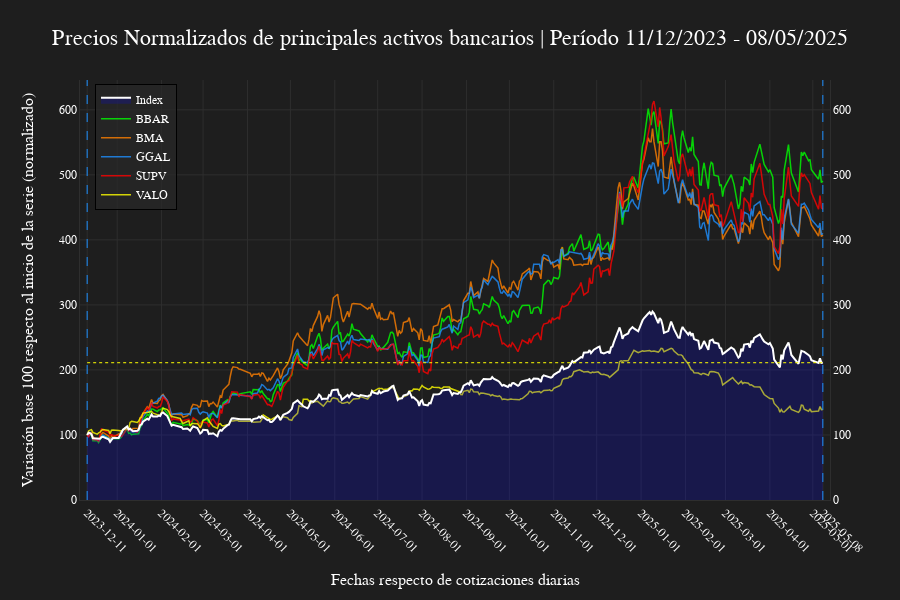

The notebook cell this image was saved under:
### Markdown cell above
## 5.1 Plot normalizado

### Code cell
datos = prices_norm
fecha_inicio = datos.index[0]
fecha_fin = datos.index[-1]

periodo = f"{fecha_inicio.strftime('%d/%m/%Y')} - {fecha_fin.strftime('%d/%m/%Y')}"
graf_titulo = f'Precios Normalizados de principales activos bancarios | Período {periodo}'
eje_x_titulo = f'Fechas respecto de cotizaciones diarias'
eje_y_titulo = f'Variación base 100 respecto al inicio de la serie (normalizado)'

eje_x = datos.index
dias_total = (fecha_fin - fecha_inicio).days
dias_extra = int(dias_total * 0.01)  # 1% del rango
x_min_extendido = fecha_inicio - pd.Timedelta(days=dias_extra)
x_max_extendido = fecha_fin + pd.Timedelta(days=dias_extra)

tickvals = pd.date_range(start=fecha_inicio, end=fecha_fin, freq='MS').to_list()
if fecha_inicio not in tickvals: tickvals.insert(0, fecha_inicio)
if fecha_fin not in tickvals: tickvals.append(fecha_fin)

# Creamos linea vertical de inicio y fin    
linea_vertical = lambda fecha, color: dict(
	type="line", xref="x", yref="paper", x0=fecha, x1=fecha, y0=0, y1=1, line=dict(color=color, width=1.0, dash="dash"))

line_props = [
	{'y': datos[tickers[0]], 'color': get_color(7), 'width': 2, 'text_leg': f'{tickers[0]}'},
	{"y": datos[tickers[1]], 'color': get_color(0), 'width': 1.5, 'text_leg': f'{tickers[1]}'},
	{"y": datos[tickers[2]], 'color': get_color(1), 'width': 1.5, "text_leg": f'{tickers[2]}'},
	{"y": datos[tickers[3]], 'color': get_color(2), 'width': 1.5, "text_leg": f'{tickers[3]}'},
	{"y": datos[tickers[4]], 'color': get_color(3), 'width': 1.5, "text_leg": f'{tickers[4]}'},
	{"y": datos[tickers[5]], 'color': get_color(4), 'width': 1.5, "text_leg": f'{tickers[5]}'},
]

fig_activos_norm = go.Figure()

for i, prop in enumerate(line_props):
	fig_activos_norm.add_trace(go.Scatter(
		x=eje_x, y=prop['y'],
		mode='lines',
		line=dict(width=prop['width'], color=prop['color']), opacity=0.8,
		name=prop['text_leg'], showlegend=True,
		yaxis='y2' if i == 0 else 'y',
		fillcolor='rgba(0, 0, 255, 0.2)' if i == 0 else None, 
		fill='tozeroy' if i == 0 else None,))
	
	if i == 0:
		fig_activos_norm.add_shape(
			type="line", x0=min(eje_x), x1=max(eje_x), 
			y0=prop['y'].iloc[-1], y1=prop['y'].iloc[-1],
			line=dict(color=get_color(4), width=1, dash="dot"))

fig_activos_norm.add_shape(
	linea_vertical(fecha_inicio, get_color(2)))
fig_activos_norm.add_shape(
	linea_vertical(fecha_fin, get_color(2)))

fig_activos_norm.update_layout(
	width=900, height=600, margin=dict(l=80, r=70, t=80, b=100),
	title=dict(text=graf_titulo, x=0.5, y=0.95),
	xaxis=dict(
		title=dict(text=eje_x_titulo, standoff=20), type='date', tickvals=tickvals, tickformat='%Y-%m-%d', tickangle=45, range=[x_min_extendido, x_max_extendido],# dtick='M1',
	),
	yaxis=dict(
		title=dict(text=eje_y_titulo, standoff=20),	type='linear', side='left'),
	yaxis2=dict(
		overlaying='y', side='right', showgrid=False, showticklabels=True, matches='y'),
	legend=dict(bordercolor="black", borderwidth=1, x=0.02, y=0.99, xanchor="left", yanchor="top"),
)

set_bloomberg_dark(fig_activos_norm)
fig_activos_norm.show()

### Figure 1 — Plotly figure (JSON) as saved in the notebook; plotly's stock layout.template omitted (floating-point values rounded to 4 significant figures; data arrays with more than 128 entries replaced by an {"elided": "..."} marker saying what was removed)
{"data": [{"fill": "tozeroy", "fillcolor": "rgba(0, 0, 255, 0.2)", "line": {"color": "#FFFFFF", "width": 2}, "mode": "lines", "name": "Index", "opacity": 0.8, "showlegend": true, "type": "scatter", "x": {"elided": "343 str values"}, "y": {"elided": "343 float values"}, "yaxis": "y2"}, {"line": {"color": "#00FF00", "width": 1.5}, "mode": "lines", "name": "BBAR", "opacity": 0.8, "showlegend": true, "type": "scatter", "x": {"elided": "343 str values"}, "y": {"elided": "343 float values"}, "yaxis": "y"}, {"line": {"color": "#FF8000", "width": 1.5}, "mode": "lines", "name": "BMA", "opacity": 0.8, "showlegend": true, "type": "scatter", "x": {"elided": "343 str values"}, "y": {"elided": "343 float values"}, "yaxis": "y"}, {"line": {"color": "#1E90FF", "width": 1.5}, "mode": "lines", "name": "GGAL", "opacity": 0.8, "showlegend": true, "type": "scatter", "x": {"elided": "343 str values"}, "y": {"elided": "343 float values"}, "yaxis": "y"}, {"line": {"color": "#FF0000", "width": 1.5}, "mode": "lines", "name": "SUPV", "opacity": 0.8, "showlegend": true, "type": "scatter", "x": {"elided": "343 str values"}, "y": {"elided": "343 float values"}, "yaxis": "y"}, {"line": {"color": "#FFFF00", "width": 1.5}, "mode": "lines", "name": "VALO", "opacity": 0.8, "showlegend": true, "type": "scatter", "x": {"elided": "343 str values"}, "y": {"elided": "343 float values"}, "yaxis": "y"}], "layout": {"height": 600, "legend": {"bordercolor": "black", "borderwidth": 1, "x": 0.02, "xanchor": "left", "y": 0.99, "yanchor": "top"}, "margin": {"b": 100, "l": 80, "r": 70, "t": 80}, "shapes": [{"line": {"color": "#FFFF00", "dash": "dot", "width": 1}, "type": "line", "x0": "2023-12-11T00:00:00", "x1": "2025-05-08T00:00:00", "y0": 211.1, "y1": 211.1}, {"line": {"color": "#1E90FF", "dash": "dash", "width": 1}, "type": "line", "x0": "2023-12-11T00:00:00", "x1": "2023-12-11T00:00:00", "xref": "x", "y0": 0, "y1": 1, "yref": "paper"}, {"line": {"color": "#1E90FF", "dash": "dash", "width": 1}, "type": "line", "x0": "2025-05-08T00:00:00", "x1": "2025-05-08T00:00:00", "xref": "x", "y0": 0, "y1": 1, "yref": "paper"}], "title": {"text": "Precios Normalizados de principales activos bancarios | Período 11/12/2023 - 08/05/2025", "x": 0.5, "y": 0.95}, "width": 900, "xaxis": {"range": ["2023-12-06T00:00:00", "2025-05-13T00:00:00"], "tickangle": 45, "tickformat": "%Y-%m-%d", "tickvals": ["2023-12-11T00:00:00", "2024-01-01T00:00:00", "2024-02-01T00:00:00", "2024-03-01T00:00:00", "2024-04-01T00:00:00", "2024-05-01T00:00:00", "2024-06-01T00:00:00", "2024-07-01T00:00:00", "2024-08-01T00:00:00", "2024-09-01T00:00:00", "2024-10-01T00:00:00", "2024-11-01T00:00:00", "2024-12-01T00:00:00", "2025-01-01T00:00:00", "2025-02-01T00:00:00", "2025-03-01T00:00:00", "2025-04-01T00:00:00", "2025-05-01T00:00:00", "2025-05-08T00:00:00"], "title": {"standoff": 20, "text": "Fechas respecto de cotizaciones diarias"}, "type": "date"}, "yaxis": {"side": "left", "title": {"standoff": 20, "text": "Variación base 100 respecto al inicio de la serie (normalizado)"}, "type": "linear"}, "yaxis2": {"matches": "y", "overlaying": "y", "showgrid": false, "showticklabels": true, "side": "right"}}}
